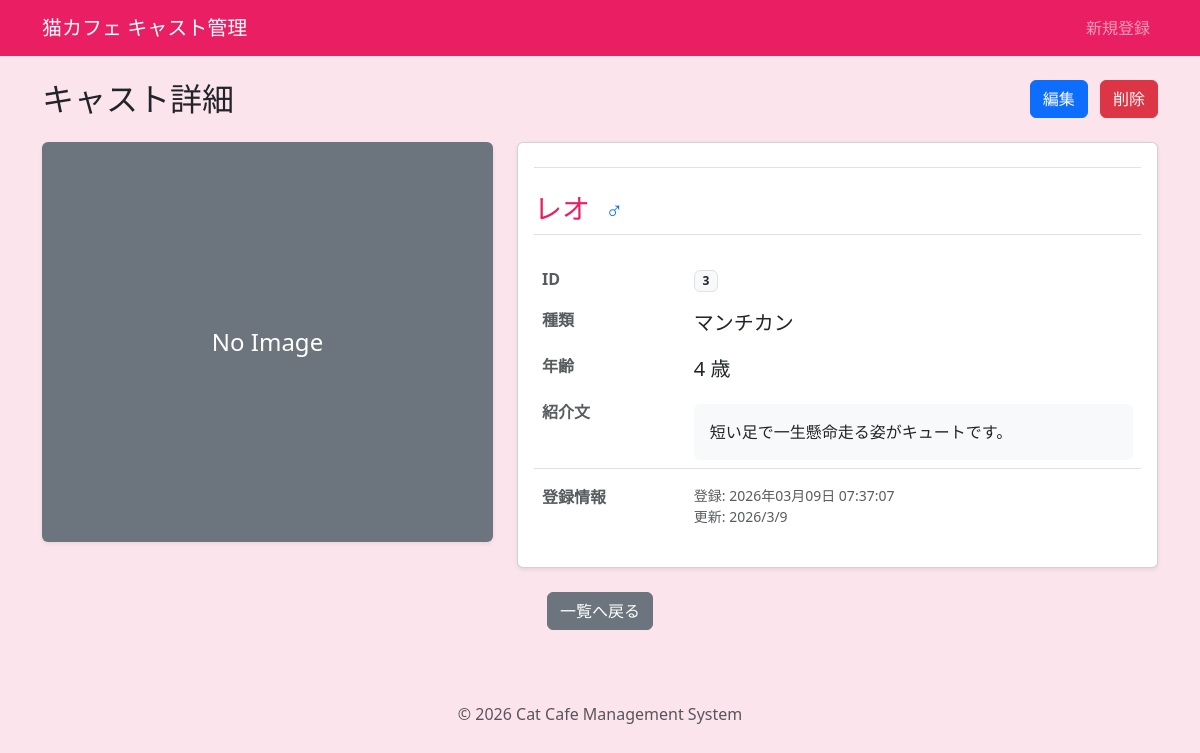
Screenshot of /detail.php?id=3 with the database file from the repository.
### tables this page shows
CREATE TABLE `cats` (
  `id` int(11) NOT NULL AUTO_INCREMENT,
  `name` varchar(50) NOT NULL,
  `breed_id` int(11) NOT NULL,
  `gender` tinyint(4) NOT NULL COMMENT '1:おとこのこ 2:おんなのこ',
  `age` int(11) NOT NULL,
  `profile` text,
  `image_name` varchar(255) DEFAULT NULL,
  `created_at` datetime DEFAULT CURRENT_TIMESTAMP,
  `updated_at` datetime DEFAULT CURRENT_TIMESTAMP ON UPDATE CURRENT_TIMESTAMP,
  PRIMARY KEY (`id`),
  UNIQUE KEY `uk_name` (`name`),
  KEY `fk_breed_id` (`breed_id`),
  CONSTRAINT `cats_ibfk_1` FOREIGN KEY (`breed_id`) REFERENCES `breeds` (`id`)
);

CREATE TABLE `breeds` (
  `id` int(11) NOT NULL AUTO_INCREMENT,
  `name` varchar(50) NOT NULL,
  `created_at` datetime DEFAULT CURRENT_TIMESTAMP,
  `updated_at` datetime DEFAULT CURRENT_TIMESTAMP ON UPDATE CURRENT_TIMESTAMP,
  PRIMARY KEY (`id`)
);

### inc/functions.php (called while the page is built, shortened)
<?php
function h($string)
{
  return htmlspecialchars($string, ENT_QUOTES, 'UTF-8');
}
function format_date($datetime, $type)
{
  $format_types = [
    1 => 'Y年m月d日 H:i:s',
    2 => 'Y年m月d日',
    3 => 'Y/n/j',
  ];
  return date($format_types[$type], strtotime($datetime));
}

### detail.php (the view, shortened to what this page needs)
<?php
require_once './inc/functions.php';
$id = $_GET['id'] ?? '';
$db = db_connect();
$cat = null;
try {
  $sql = 'SELECT cats.*,breeds.name AS breed_name FROM cats INNER JOIN breeds ON cats.breed_id = breeds.id WHERE cats.id = :id';
  $stmt = $db->prepare($sql);
  $stmt->bindParam(':id', $id, PDO::PARAM_INT);
  $stmt->execute();
  $cat = $stmt->fetch(PDO::FETCH_ASSOC);
} catch (PDOException $e) {
  exit('データの取得に失敗しました: ' . h($e->getMessage()));
}
require_once 'inc/header.php';
?>
<div class="d-flex justify-content-between align-items-center mb-4">
  <h2 class="mb-0">キャスト詳細</h2>
  <div>
    <a href="edit.php?id=<?php echo $cat['id']; ?>" class="btn btn-primary me-2">編集</a>
    <button type="button" class="btn btn-danger" data-bs-toggle="modal" data-bs-target="#deleteModal">
      削除
    </button>
  </div>
</div>
<div class="row">
  <div class="col-md-5 mb-4 mb-md-0">
    <?php if (empty($cat['image_name'])): ?>
      <div class="bg-secondary text-white d-flex justify-content-center align-items-center rounded shadow-sm w-100" style="height: 400px;">
        <span class="fs-4">No Image</span>
      </div>
    <?php endif; ?>
  </div>
  <div class="col-md-7">
    <div class="card shadow-sm h-100">
      <div class="card-body">
        <h3 class="card-title text-pink border-bottom pb-2 mb-4">
          <h3 class="card-title text-pink border-bottom pb-2 mb-4">
            <?php echo h($cat['name']); ?>
            <?php if ($cat['gender'] == 1): ?>
              <span class="text-primary fs-4 ms-2">♂</span>
            <?php elseif ($cat['gender'] == 2): ?>
              <span class="text-danger fs-4 ms-2">♀</span>
            <?php endif; ?>
          </h3>
          <table class="table table-borderless">
            <tbody>
              <tr>
                <th class="w-25 text-muted">ID</th>
                <td><span class="badge bg-light text-dark border"><?php echo h($cat['id']); ?></span></td>
              </tr>
              <tr>
                <th class="text-muted">種類</th>
                <td class="fs-5">
                  <?php echo h($cat['breed_name']); ?>
                </td>
              </tr>
              <tr>
                <th class="text-muted">年齢</th>
                <td class="fs-5">
                  <?php echo h($cat['age']); ?>
                   歳
                </td>
              </tr>
              <tr>
                <th class="text-muted">紹介文</th>
                <td>
                  <div class="p-3 bg-light rounded mt-1">
                    <?php echo h($cat['profile']); ?>
                  </div>
                </td>
              </tr>
              <tr>
                <th class="text-muted border-top pt-3 mt-3">登録情報</th>
                <td class="border-top pt-3 mt-3 small text-muted">
                  登録:
                  <?php echo h(date('Y年m月d日 H:i:s', strtotime($cat['created_at']))); ?>
                  <br>
                  更新:
                  <?php echo h(format_date($cat['updated_at'], 3)); ?>
                </td>
              </tr>
            </tbody>
          </table>
      </div>
    </div>
  </div>
</div>
<div class="mt-4 text-center">
  <a href="index.php" class="btn btn-secondary">一覧へ戻る</a>
</div>
<?php require_once 'inc/footer.php'; ?>

### inc/header.php (style rules this page uses)
body { background-color: #fce4ec; }

### detail.php (style rules this page uses)
.text-pink { color: #e91e63; }

### rows the page displays
cats: name "レオ", id "3", breed.name "マンチカン", age "4", profile "短い足で一生懸命走る姿がキュートです。", created_at "2026年03月09日 07:37:07", format_date($cat['updated_at'], 3) "2026/3/9"
